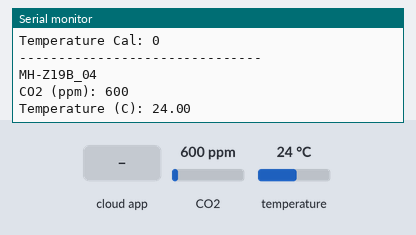
Recording of a sketch running on a simulated ESP32. On the bench: the last lines printed to the serial monitor. The inputs (shaded band) are chosen by the test bench; at power-on: CO2 600 ppm, temperature 24 °C.

Above: at 3.7 s.
3.8 s: the phone or cloud app sets 4 to 0
6.0 s: CO2 set to 452 ppm
At 7.3 s:
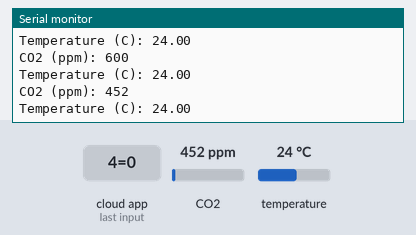
7.5 s: temperature set to 12 °C
At 8.1 s:
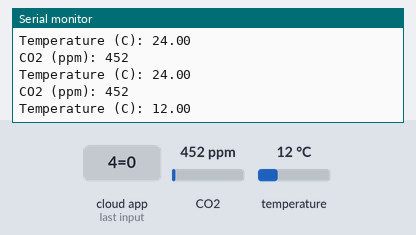
9.0 s: the phone or cloud app sets 4 to 1
10.5 s: CO2 set to 1050 ppm
At 11.5 s:
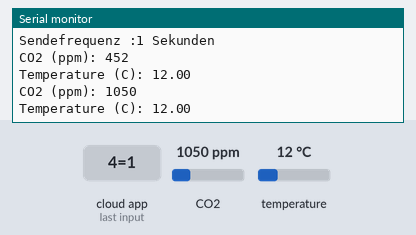
Timing chart, 0 to 13.0 s (numbered marks = the images above; inputs shaded):
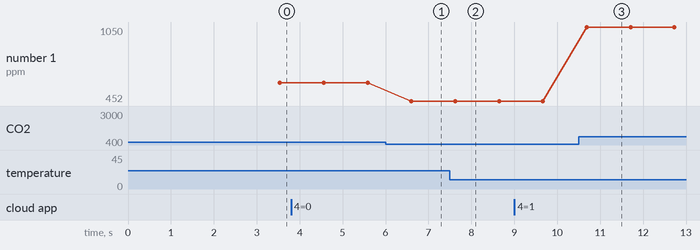

The sketch:

co2ESP32_1.ino
```cpp
#include <HardwareSerial.h>
//#include <dht.h> //Used this library (download, zip, install to Arduino): https://github.com/RobTillaart/Arduino/tree/master/libraries/DHTstable

#include <Arduino.h>
//#include <U8g2lib.h>

#ifdef U8X8_HAVE_HW_SPI
#include <SPI.h>
#endif
#ifdef U8X8_HAVE_HW_I2C
#include <Wire.h>
#endif

HardwareSerial co2SensorSerial(1); // pins description are above

// CO2 sensor data structures:
byte cmd[9] = {0xFF,0x01,0x86,0x00,0x00,0x00,0x00,0x00,0x79};
/*  für GuiHub ohne PW und Schlüssel
 * fünfter Versuch mit Z19B CO2 - Daten auszulesen
 *     mit Sendefrequenintervall über Slider in myDevice
 *     MH-Z19B mißt alle 5 Sekunden
 * Vorlage BasicUsage von GitHub: WifWaf/MH-Z19
 * Funktion:
 *     Alle 2 Sekunden - Daten (CO2 und Temperatur) messen und
 *     über WLAN nach myDevice senden.
 * Hardware:
 *     ESP32 Lolin D32
 *     Sensor MH-Z19B 0--5000 ppm
 * Verkabelung:
 *     GND an GND / USB an Vin einem Stecker
 *     Pin 21 (SDA) und Pin 22 (SCL) an TX bzw. RX
 * MH-Z19B - Funktionen:
 *     myMHZ19.printCommunication(boolean, boolean) .. (true/false) zur Fehlersuche (true/false) als HEX-Code
 *     myMHZ19.autoCalibration(bollean)             .. (true/false) auf 400 ppm calibrieren
 *     myHZZ19.setRange(value)                      .. (2000/5000) Empfindlichkeit
 *     myMHZ19.setSpan(num)                         ..
 *     myMHZ19.recoveryReset()                      ..
 *     myMHZ19.getVersion(char array[])             .. returns version number e.g 02.11
 *     myMHZ19.getRange()
 *     myMHZ19.getBackgroundCO2()
 *     myMHZ19.getTempAdjustment()
 * MyDevice - Einstellungen:
 *     Neues Device (entweder Generic ESP8266 oder Bring Your Own Device)
 *     MQTT Username / MQTT Passwort und Client ID in das Strech kopieren
 *     Neues Custom Widget anlegen - Slider Controller Widget
 *     Data Analog = Actuator / Unit = Analog / Channel = 4 / Min = 5 / Max = 60
 */

#include <Arduino.h>
#include "MHZ19.h"              // include main library for MH-Z19B
#define CAYENNE_PRINT Serial
#include <CayenneMQTTESP32.h>
#include <Wire.h>               // This library allows you to communicate with I2C
#define RX_PIN 27               // Rx pin which the MHZ19 Tx pin is attached to
#define TX_PIN 25               // Tx pin which the MHZ19 Rx pin is attached to
#define BAUDRATE 9600           // Native to the sensor (do not change)

// WiFi private network credentials.
//char ssid[] = "INFINITUM36B2_2.4";
//char wifiPassword[] = "62JApCPFNq";

char ssid[] = "Gutierrez";
char wifiPassword[] = "4499783398";

// Cayenne authentication info. This can be obtained from the Cayenne Dashboard.
char username[] = "81f7a3f0-b919-11e6-85fb-51e12662ad94";
char password[] = "1236073e7defc92602a00c7025dba7935a95fd8a";
char clientID[] = "833269a0-9973-11eb-8779-7d56e82df461";

char msg[50];                   // needed for CAYENNE - Communication
char myVersion[4];              // needed for MH-Z19B
int frequenz;                   // Frequenz der Übertragung (min 5 Sekunden, da nur alle 5 Sekunden gemessen wird.)
unsigned long getDataTimer = 0; // Variable to store timer interval

MHZ19 myMHZ19;                  // Constructor for MH-Z19 class
HardwareSerial mySerial(1);     // ESP32 Example

void setup()
{
    Serial.begin(115200);          // For ESP32 baudarte is 115200 etc.
    mySerial.begin(BAUDRATE, SERIAL_8N1, RX_PIN, TX_PIN);   // ESP32 Example
    delay(500);
    myMHZ19.begin(mySerial);       // *Important, Pass your Stream reference
    delay(500);
    myMHZ19.autoCalibration(true);
    setRange(2000);                // set Range 2000 using a function, see below (disabled as part of calibration)
    verifyRange(2000);             // Check if 2000 is set as range
//  calibrateZero()                // request zero calibration
//  myMHZ19.setSpan(2000);         // set Span 2000
//  myMHZ19.recoveryReset();       // Recovery Reset

//  Primary Information block
    Serial.println("ProgrammID: ESP32_Z19_04 von MiniPC");
    myMHZ19.getVersion(myVersion);
    Serial.print("Firmware Version: ");
    for(byte i = 0; i < 4; i++)
    {
       Serial.print(myVersion[i]);
       if(i == 1)
       Serial.print(".");
    }
    Serial.println("");
    Serial.print("Background CO2: ");
    Serial.println(myMHZ19.getBackgroundCO2());
    Serial.print("Temperature Cal: ");
    Serial.println(myMHZ19.getTempAdjustment());
    Serial.println("-------------------------------");
    Cayenne.begin(username, password, clientID, ssid, wifiPassword);   // WiFi aufsetzen
    WiFi.setHostname("MH-Z19B_04");
    Serial.println(WiFi.getHostname());
}

void loop(){
    Cayenne.loop();
    if (millis() - getDataTimer >= (frequenz * 1000))       // Check if interval has elapsed (non-blocking delay() equivilant)
    {
        int CO2 = myMHZ19.getCO2(true, true);               // Request CO2 (as ppm) unlimimted value, new request
        Serial.print("CO2 (ppm): ");
        Serial.println(CO2);
        Cayenne.virtualWrite(0, CO2, "co2", "ppm");         // "co2" and "ppm" required by Cayenne Channel
       // Ref Datatypes on https://community.mydevices.com/t/data-types-for-cayenne-mqtt-api/3714

        float Temp = myMHZ19.getTemperature(true, false);   // decimal value, not new request
        Serial.print("Temperature (C): ");
        Serial.println(Temp);
        Cayenne.virtualWrite(1, Temp, "temp", "c");

/*      Serial.println("------------------------------");
        Serial.print("Transmittance: ");
        Serial.print(myMHZ19.getTransmittance(), 7);     // 7 decimals for float/double maximum Arduino accuracy
        Serial.println(" %");
        Serial.print("Temp Offset: ");
        Serial.print(myMHZ19.getTemperatureOffset(), 2);
        Serial.println(" C");        */

/*      double adjustedCO2 = myMHZ19.getCO2Raw();
        Serial.print("Raw CO2: ");
        Serial.println(adjustedCO2, 0);
        adjustedCO2 = 6.60435861e+15 * exp(-8.78661228e-04 * adjustedCO2);      // Exponential equation for Raw & CO2 relationship
        Serial.print("Adjusted CO2: ");
        Serial.print(adjustedCO2, 2);
        Serial.println(" ppm");   */

        getDataTimer = millis();                   // Update interval
    }
}

void setRange(int range)
{
    Serial.println("Setting range..");
    myMHZ19.setRange(range);                        // request new range write
    if ((myMHZ19.errorCode == RESULT_OK) && (myMHZ19.getRange() == range))     //RESULT_OK is an alias from the library,
        Serial.println("Range successfully applied");
    else
    {
        Serial.print("Failed to set Range! Error Code: ");
        Serial.println(myMHZ19.errorCode);          // Get the Error Code value
    }
}

void verifyRange(int range)
{
    Serial.println("Requesting new range.");
    myMHZ19.setRange(range);                       // request new range write
    if (myMHZ19.getRange() == range)               // Send command to device to return it's range value.
    {
        Serial.print("Range :");
        Serial.print(range);
        Serial.println(" successfully applied.");  // Success
    }   else
        Serial.println("Failed to apply range.");  // Failed
}

// This function will be called every time a Dashboard widget writes a value to Virtual Channel 4.
CAYENNE_IN(4)
{
     frequenz = getValue.asInt();
     Serial.print("Sendefrequenz :");
     Serial.print(frequenz);
     Serial.println(" Sekunden");
}
```

Measured:
- after the input at 6.0 s, the serial monitor: prints a new line after 0.60 s (image 1)
- after the input at 7.5 s, the serial monitor: prints a new line after 0.12 s (image 2)
- after the input at 10.5 s, the serial monitor: prints a new line after 0.19 s (image 3)
- plotted number 1: 600 → 452 after the input at 6.0 s, 452 → 1050 after the input at 10.5 s
